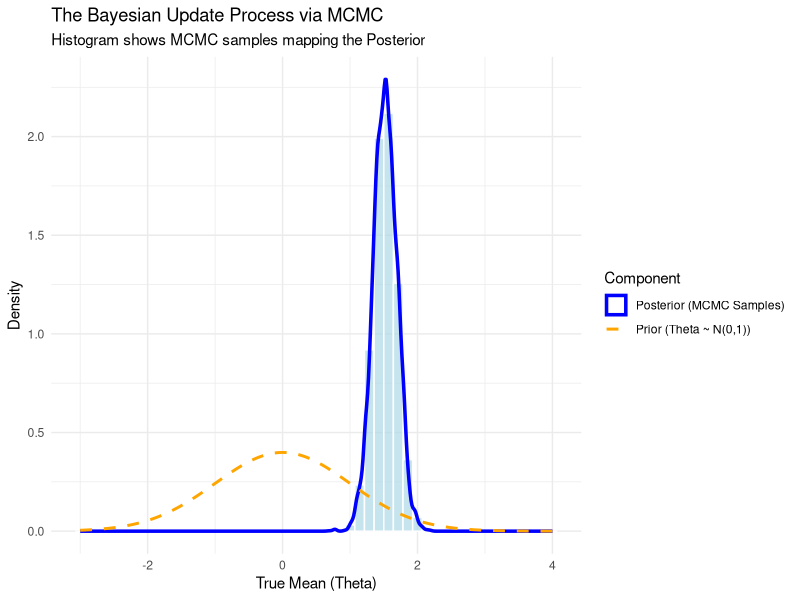

Source code (R):
## ---- chunk 1
library(ggplot2)
library(dplyr)

# 1. Generate the 30 observed numbers from a "true" distribution
set.seed(42) # <1>
true_theta <- 1.5 # <2>
y <- rnorm(30, mean = true_theta, sd = 1)

# 2. Define the Target (Log-Posterior)
log_target <- function(theta) {
    log_like <- sum(dnorm(y, mean = theta, sd = 1, log = TRUE)) # <3>
    log_prior <- dnorm(theta, mean = 0, sd = 1, log = TRUE) # <4>
    return(log_like + log_prior) # <5>
}

# 3. Metropolis Algorithm
n_iter <- 10000
samples <- numeric(n_iter)
current_theta <- 0 # <6>

set.seed(42)
for (i in 1:n_iter) {
    # Propose a new theta (random walk)
    proposed_theta <- current_theta + rnorm(1, 0, 0.5)

    # Calculate acceptance ratio (on log scale)
    log_acc_ratio <- log_target(proposed_theta) - log_target(current_theta)

    # Accept or reject
    if (log(runif(1)) < log_acc_ratio) { # <7>
        current_theta <- proposed_theta
    }
    samples[i] <- current_theta
}

# 4. Plot the Results
df_samples <- data.frame(theta = samples)
theta_seq <- seq(-3, 4, length.out = 200) # <8>
prior_dens <- dnorm(theta_seq, 0, 1)

df_curves <- data.frame(
    theta = theta_seq,
    density = prior_dens,
    type = "Prior (Theta ~ N(0,1))"
)

ggplot() +
    # MCMC Samples (Posterior)
    geom_histogram(
        data = df_samples, aes(x = theta, y = ..density..),
        bins = 50, fill = "lightblue", color = "white", alpha = 0.7
    ) +
    geom_density(data = df_samples, aes(x = theta, color = "Posterior (MCMC Samples)"), size = 1.2) +
    # Prior Curve
    geom_line(data = df_curves, aes(x = theta, y = density, color = type), linetype = "dashed", size = 1) +
    theme_minimal() +
    labs(
        title = "The Bayesian Update Process via MCMC",
        subtitle = "Histogram shows MCMC samples mapping the Posterior",
        x = "True Mean (Theta)",
        y = "Density",
        color = "Component"
    ) +
    scale_color_manual(values = c("Posterior (MCMC Samples)" = "blue", "Prior (Theta ~ N(0,1))" = "orange"))

# 5. Summary of the Posterior
cat("\n--- Posterior Summary ---\n")
cat("Mean:", round(mean(samples), 3), "\n")
cat("SD:", round(sd(samples), 3), "\n")
cat("Quantiles:\n")
print(round(quantile(samples, probs = c(0.025, 0.5, 0.975)), 3))
